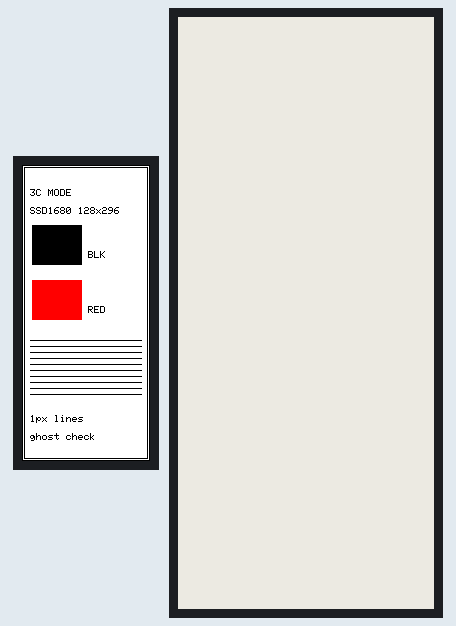
This sketch was run on a simulated ESP32. Parts: 128×296 colour display, 128×296 one-colour display. What the sketch prints to the serial monitor is not drawn.

Above: at 15.5 s.
At 18.6 s:
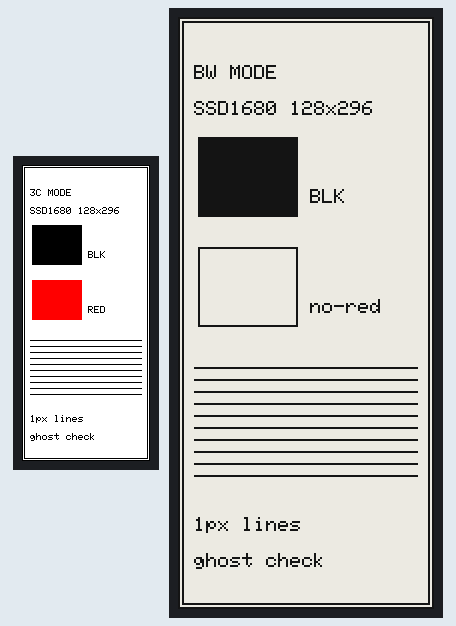
At 34.4 s:
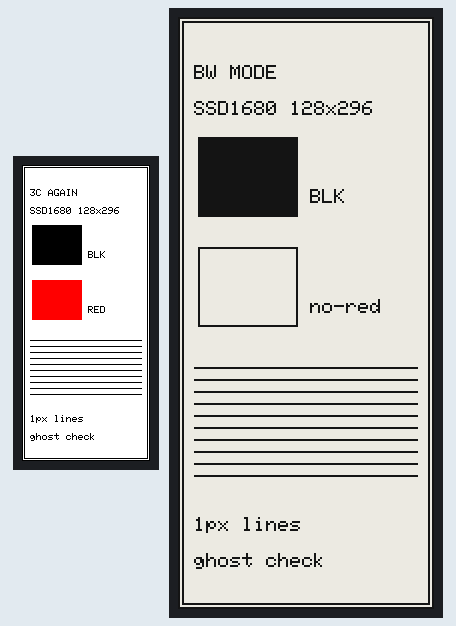

The sketch:

epd_dual_test.ino
```cpp
/*
 * 双驱动切换验证（自包含，不依赖任何第三方项目代码）
 *
 * 目标：验证同一块 SSD1680 三色屏上，能否在
 *       GxEPD2_3C<GxEPD2_290_C90c>（三色）
 *   与  GxEPD2_BW<GxEPD2_290_T5>   （黑白，SSD1680）
 * 之间来回切换，并测量：
 *   ① 三色全刷耗时
 *   ② 切到黑白后全刷耗时 + 红色残留情况
 *   ③ 再切回三色的耗时 + 能否恢复
 *   ④ 两个驱动对象共存时的可用堆大小
 *
 * 串口 115200
 */
#define ENABLE_GxEPD2_GFX 1

#include <SPI.h>
#include <GxEPD2_BW.h>
#include <GxEPD2_3C.h>

#define PIN_CS   15
#define PIN_DC   0
#define PIN_RST  2
#define PIN_BUSY 4

// 三色：SSD1680 彩色
GxEPD2_3C<GxEPD2_290_C90c, GxEPD2_290_C90c::HEIGHT>
  epd3c(GxEPD2_290_C90c(PIN_CS, PIN_DC, PIN_RST, PIN_BUSY));

// 黑白：SSD1680（GDEW029T5），与三色屏同一颗控制器
GxEPD2_BW<GxEPD2_290_T5, GxEPD2_290_T5::HEIGHT>
  epdbw(GxEPD2_290_T5(PIN_CS, PIN_DC, PIN_RST, PIN_BUSY));

#define MY_RED 0xF800

void drawScene(GxEPD2_GFX& d, const char* title, bool withRed)
{
  d.fillScreen(GxEPD_WHITE);
  d.drawRect(0, 0, d.width(), d.height(), GxEPD_BLACK);
  d.drawRect(2, 2, d.width() - 4, d.height() - 4, GxEPD_BLACK);

  d.setTextColor(GxEPD_BLACK);
  d.setCursor(8, 24);
  d.print(title);
  d.setCursor(8, 42);
  d.print("SSD1680 128x296");

  // 上半部：纯黑块（三色/黑白都应该出来）
  d.fillRect(10, 60, 50, 40, GxEPD_BLACK);
  d.setCursor(66, 86);
  d.print("BLK");

  // 下半部：红块（黑白驱动下会怎样？这是观察重点）
  if (withRed)
    d.fillRect(10, 115, 50, 40, MY_RED);
  else
    d.drawRect(10, 115, 50, 40, GxEPD_BLACK);
  d.setCursor(66, 141);
  d.print(withRed ? "RED" : "no-red");

  // 细线测试：看黑白驱动下 1px 线是否清晰
  for (int y = 175; y < 235; y += 6)
    d.drawFastHLine(8, y, 112, GxEPD_BLACK);

  d.setCursor(8, 250);
  d.print("1px lines");
  d.setCursor(8, 268);
  d.print("ghost check");
}

void setup()
{
  Serial.begin(115200);
  delay(400);
  Serial.println();
  Serial.println("===== DUAL DRIVER SWITCH TEST =====");
  Serial.printf("free heap at start: %u\n", ESP.getFreeHeap());

  // ---------- 阶段 1：三色 ----------
  Serial.println("[1] 3C init + full refresh ...");
  uint32_t t = millis();
  epd3c.init(115200, true, 2, false);
  epd3c.setFullWindow();
  epd3c.firstPage();
  do { drawScene(epd3c, "3C MODE", true); } while (epd3c.nextPage());
  uint32_t dt3c = millis() - t;
  Serial.printf("[1] 3C full = %lu ms, heap=%u\n", dt3c, ESP.getFreeHeap());
  epd3c.powerOff();
  delay(800);

  // ---------- 阶段 2：切黑白 ----------
  Serial.println("[2] switch to BW, full refresh ...");
  t = millis();
  epdbw.init(115200, true, 2, false);
  epdbw.setFullWindow();
  epdbw.firstPage();
  do { drawScene(epdbw, "BW MODE", false); } while (epdbw.nextPage());
  uint32_t dtbw = millis() - t;
  Serial.printf("[2] BW full = %lu ms, heap=%u\n", dtbw, ESP.getFreeHeap());
  epdbw.powerOff();
  delay(800);

  // ---------- 阶段 3：切回三色 ----------
  Serial.println("[3] switch back to 3C ...");
  t = millis();
  epd3c.init(115200, true, 2, false);
  epd3c.setFullWindow();
  epd3c.firstPage();
  do { drawScene(epd3c, "3C AGAIN", true); } while (epd3c.nextPage());
  uint32_t dt3c2 = millis() - t;
  Serial.printf("[3] 3C full again = %lu ms, heap=%u\n", dt3c2, ESP.getFreeHeap());

  Serial.println("========== SUMMARY ==========");
  Serial.printf("3C  first : %lu ms\n", dt3c);
  Serial.printf("BW  switch: %lu ms\n", dtbw);
  Serial.printf("3C  back  : %lu ms\n", dt3c2);
  Serial.printf("free heap : %u\n", ESP.getFreeHeap());
  Serial.println("=============================");
  Serial.println("看屏幕：红块是否残留？细线是否清晰？");
}

void loop()
{
  delay(10000);
}
```

Measured:
- what the display in image 0 shows lasts 3.0 s, from 15.5 s to 18.5 s
- what the display in image 1 shows lasts 15.9 s, from 18.5 s to 34.4 s
